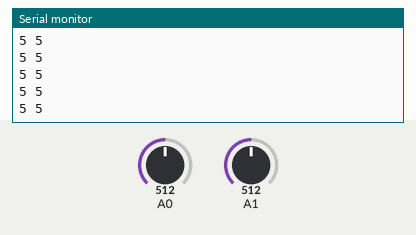
The sketch below on a simulated Arduino Uno, built with avr-gcc and run on an emulated ATmega328P. On the bench: the last lines printed to the serial monitor. The test bench sets the inputs (shaded band); at power-on: A0 = 512, A1 = 512.

Above: at 1.2 s.
1.3 s: A0 set to 716
At 1.31 s:
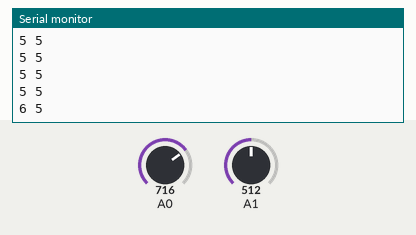
2.8 s: A1 set to 716
At 2.82 s:
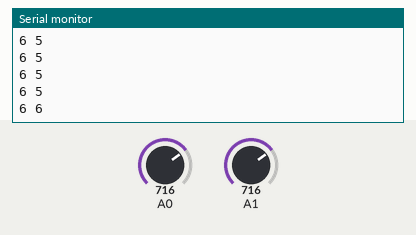
4.3 s: A0 set to 900
At 4.33 s:
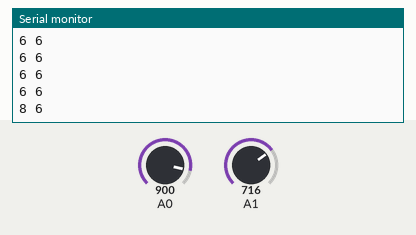
5.8 s: A1 set to 900
At 5.83 s:
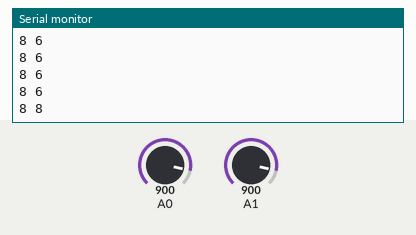
Timing chart, 0 to 8.3 s (numbered marks = the images above; inputs shaded):
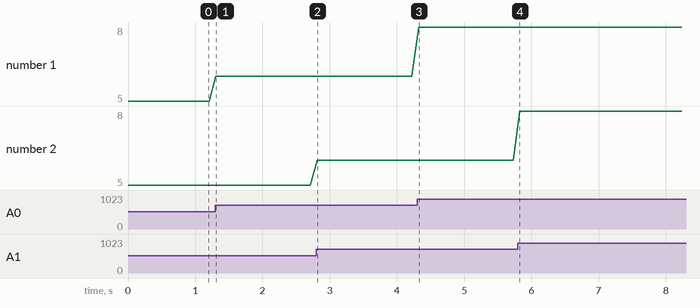

The sketch:

TCT5000.ino
```cpp
// ============================================================
//
// TCT5000 Line Follower
//
// CBP 20-10-15
//
// Status: student release
//
// ============================================================

int val1,val2;
int diff;

void setup() {
 Serial.begin(9600);

}

void loop() {

  val1 = analogRead(A0);
  val2 = analogRead(A1);
  val1 = map(val1, 0, 1023, 0.0, 10.0);
  val2 = map(val2, 0, 1023, 0.0, 10.0);


  Serial.print(val1);
  Serial.print(" ");
  Serial.println(val2);

  delay(100);


}
```

Measured:
- after the input at 1.3 s, the serial monitor: prints a new line at once (image 1)
- after the input at 2.8 s, the serial monitor: prints a new line at once (image 2)
- after the input at 4.3 s, the serial monitor: prints a new line at once (image 3)
- after the input at 5.8 s, the serial monitor: prints a new line at once (image 4)
- plotted number 1: 5 → 6 after the input at 1.3 s, 6 → 8 after the input at 4.3 s
